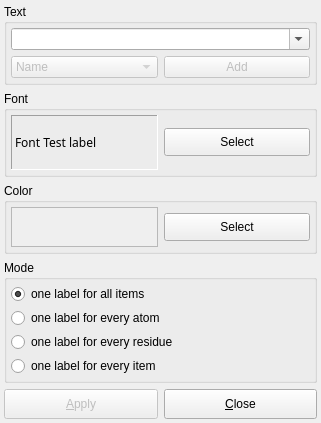
<ui version="4.0" >
 <author></author>
 <comment></comment>
 <exportmacro></exportmacro>
 <class>LabelDialogData</class>
 <widget class="QDialog" name="LabelDialogData" >
  <property name="geometry" >
   <rect>
    <x>0</x>
    <y>0</y>
    <width>321</width>
    <height>423</height>
   </rect>
  </property>
  <property name="sizePolicy" >
   <sizepolicy>
    <hsizetype>3</hsizetype>
    <vsizetype>3</vsizetype>
    <horstretch>0</horstretch>
    <verstretch>0</verstretch>
   </sizepolicy>
  </property>
  <property name="minimumSize" >
   <size>
    <width>0</width>
    <height>0</height>
   </size>
  </property>
  <property name="maximumSize" >
   <size>
    <width>32767</width>
    <height>3000</height>
   </size>
  </property>
  <property name="windowTitle" >
   <string>Create label</string>
  </property>
  <property name="sizeGripEnabled" >
   <bool>false</bool>
  </property>
  <layout class="QGridLayout" >
   <property name="margin" >
    <number>4</number>
   </property>
   <property name="spacing" >
    <number>6</number>
   </property>
   <item row="3" column="0" colspan="2" >
    <widget class="QGroupBox" name="mode_group" >
     <property name="title" >
      <string>Mode</string>
     </property>
     <layout class="QGridLayout" >
      <property name="margin" >
       <number>4</number>
      </property>
      <property name="spacing" >
       <number>4</number>
      </property>
      <item row="0" column="0" >
       <widget class="QRadioButton" name="all_items" >
        <property name="text" >
         <string>one label for all items</string>
        </property>
        <property name="checked" >
         <bool>true</bool>
        </property>
       </widget>
      </item>
      <item row="2" column="0" >
       <widget class="QRadioButton" name="every_residue" >
        <property name="text" >
         <string>one label for every residue</string>
        </property>
       </widget>
      </item>
      <item row="3" column="0" >
       <widget class="QRadioButton" name="every_item" >
        <property name="text" >
         <string>one label for every item</string>
        </property>
       </widget>
      </item>
      <item row="1" column="0" >
       <widget class="QRadioButton" name="every_atom" >
        <property name="text" >
         <string>one label for every atom</string>
        </property>
       </widget>
      </item>
     </layout>
    </widget>
   </item>
   <item row="2" column="0" colspan="2" >
    <widget class="QGroupBox" name="GroupBox1_2" >
     <property name="title" >
      <string>Color</string>
     </property>
     <layout class="QGridLayout" >
      <property name="margin" >
       <number>4</number>
      </property>
      <property name="spacing" >
       <number>6</number>
      </property>
      <item row="0" column="0" >
       <widget class="QLabel" name="color_sample_" >
        <property name="minimumSize" >
         <size>
          <width>20</width>
          <height>40</height>
         </size>
        </property>
        <property name="toolTip" >
         <string>Label Color</string>
        </property>
        <property name="autoFillBackground" >
         <bool>true</bool>
        </property>
        <property name="frameShape" >
         <enum>QFrame::StyledPanel</enum>
        </property>
        <property name="text" >
         <string/>
        </property>
       </widget>
      </item>
      <item row="0" column="1" >
       <widget class="QPushButton" name="edit_button" >
        <property name="minimumSize" >
         <size>
          <width>0</width>
          <height>28</height>
         </size>
        </property>
        <property name="toolTip" >
         <string>Edit label color</string>
        </property>
        <property name="text" >
         <string>Select</string>
        </property>
       </widget>
      </item>
     </layout>
    </widget>
   </item>
   <item row="1" column="0" colspan="2" >
    <widget class="QGroupBox" name="GroupBox1_2_2" >
     <property name="title" >
      <string>Font</string>
     </property>
     <layout class="QGridLayout" >
      <property name="margin" >
       <number>4</number>
      </property>
      <property name="spacing" >
       <number>6</number>
      </property>
      <item row="0" column="0" >
       <widget class="QLabel" name="font_label" >
        <property name="sizePolicy" >
         <sizepolicy>
          <hsizetype>3</hsizetype>
          <vsizetype>3</vsizetype>
          <horstretch>0</horstretch>
          <verstretch>0</verstretch>
         </sizepolicy>
        </property>
        <property name="maximumSize" >
         <size>
          <width>400</width>
          <height>190</height>
         </size>
        </property>
        <property name="font" >
         <font>
          <family>Sans Serif</family>
          <pointsize>9</pointsize>
          <weight>50</weight>
          <italic>false</italic>
          <bold>false</bold>
          <underline>false</underline>
          <strikeout>false</strikeout>
         </font>
        </property>
        <property name="toolTip" >
         <string>Font Preview</string>
        </property>
        <property name="frameShape" >
         <enum>QFrame::Panel</enum>
        </property>
        <property name="frameShadow" >
         <enum>QFrame::Sunken</enum>
        </property>
        <property name="text" >
         <string>Font Test label</string>
        </property>
        <property name="alignment" >
         <set>Qt::AlignVCenter</set>
        </property>
       </widget>
      </item>
      <item row="0" column="1" >
       <widget class="QPushButton" name="font_button" >
        <property name="sizePolicy" >
         <sizepolicy>
          <hsizetype>3</hsizetype>
          <vsizetype>0</vsizetype>
          <horstretch>0</horstretch>
          <verstretch>0</verstretch>
         </sizepolicy>
        </property>
        <property name="minimumSize" >
         <size>
          <width>0</width>
          <height>28</height>
         </size>
        </property>
        <property name="toolTip" >
         <string>Select the font</string>
        </property>
        <property name="text" >
         <string>Select</string>
        </property>
       </widget>
      </item>
     </layout>
    </widget>
   </item>
   <item row="4" column="0" >
    <widget class="QPushButton" name="apply_button_" >
     <property name="enabled" >
      <bool>false</bool>
     </property>
     <property name="minimumSize" >
      <size>
       <width>0</width>
       <height>30</height>
      </size>
     </property>
     <property name="maximumSize" >
      <size>
       <width>32767</width>
       <height>30</height>
      </size>
     </property>
     <property name="toolTip" >
      <string>Add the label(s) for all highlighted items in the list of molecules</string>
     </property>
     <property name="text" >
      <string>&amp;Apply</string>
     </property>
     <property name="shortcut" >
      <string>Alt+A</string>
     </property>
     <property name="autoDefault" >
      <bool>true</bool>
     </property>
     <property name="default" >
      <bool>true</bool>
     </property>
    </widget>
   </item>
   <item row="4" column="1" >
    <widget class="QPushButton" name="buttonCancel" >
     <property name="minimumSize" >
      <size>
       <width>0</width>
       <height>30</height>
      </size>
     </property>
     <property name="maximumSize" >
      <size>
       <width>32767</width>
       <height>30</height>
      </size>
     </property>
     <property name="toolTip" >
      <string>Close window without creating label</string>
     </property>
     <property name="text" >
      <string>&amp;Close</string>
     </property>
     <property name="shortcut" >
      <string>Alt+C</string>
     </property>
     <property name="autoDefault" >
      <bool>true</bool>
     </property>
    </widget>
   </item>
   <item row="0" column="0" colspan="2" >
    <widget class="QGroupBox" name="GroupBox1" >
     <property name="title" >
      <string>Text</string>
     </property>
     <layout class="QGridLayout" >
      <property name="margin" >
       <number>4</number>
      </property>
      <property name="spacing" >
       <number>6</number>
      </property>
      <item row="0" column="0" colspan="2" >
       <widget class="QComboBox" name="text_box" >
        <property name="enabled" >
         <bool>true</bool>
        </property>
        <property name="minimumSize" >
         <size>
          <width>0</width>
          <height>22</height>
         </size>
        </property>
        <property name="toolTip" >
         <string>Enter a text here</string>
        </property>
        <property name="editable" >
         <bool>true</bool>
        </property>
        <property name="autoCompletion" >
         <bool>true</bool>
        </property>
        <property name="duplicatesEnabled" >
         <bool>false</bool>
        </property>
       </widget>
      </item>
      <item row="1" column="0" >
       <widget class="QComboBox" name="tag_box" >
        <property name="enabled" >
         <bool>false</bool>
        </property>
        <property name="minimumSize" >
         <size>
          <width>0</width>
          <height>22</height>
         </size>
        </property>
        <property name="toolTip" >
         <string>Select a special text tag to add</string>
        </property>
        <item>
         <property name="text" >
          <string>Name</string>
         </property>
        </item>
        <item>
         <property name="text" >
          <string>Residue ID</string>
         </property>
        </item>
        <item>
         <property name="text" >
          <string>Atom Type</string>
         </property>
        </item>
        <item>
         <property name="text" >
          <string>Atom Type Name</string>
         </property>
        </item>
        <item>
         <property name="text" >
          <string>Atom Charge</string>
         </property>
        </item>
        <item>
         <property name="text" >
          <string>Element</string>
         </property>
        </item>
       </widget>
      </item>
      <item row="1" column="1" >
       <widget class="QPushButton" name="add_tag_button" >
        <property name="enabled" >
         <bool>false</bool>
        </property>
        <property name="toolTip" >
         <string>Add the selected text tag</string>
        </property>
        <property name="text" >
         <string>Add</string>
        </property>
       </widget>
      </item>
     </layout>
    </widget>
   </item>
  </layout>
 </widget>
 <layoutdefault spacing="6" margin="7" />
 <pixmapfunction></pixmapfunction>
 <tabstops>
  <tabstop>text_box</tabstop>
  <tabstop>tag_box</tabstop>
  <tabstop>add_tag_button</tabstop>
  <tabstop>font_button</tabstop>
  <tabstop>edit_button</tabstop>
  <tabstop>all_items</tabstop>
  <tabstop>every_atom</tabstop>
  <tabstop>every_residue</tabstop>
  <tabstop>every_item</tabstop>
  <tabstop>apply_button_</tabstop>
  <tabstop>buttonCancel</tabstop>
 </tabstops>
 <includes>
  <include location="global" >BALL_core/COMMON/global.h</include>
 </includes>
 <resources/>
 <connections/>
</ui>
